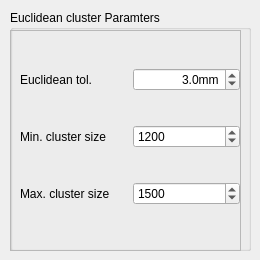
     <widget class="QWidget" name="page_4">
      <widget class="QGroupBox" name="groupBox_11">
       <property name="geometry">
        <rect>
         <x>10</x>
         <y>10</y>
         <width>241</width>
         <height>241</height>
        </rect>
       </property>
       <property name="title">
        <string>Euclidean cluster Paramters</string>
       </property>
       <widget class="QFrame" name="frame_4">
        <property name="geometry">
         <rect>
          <x>0</x>
          <y>20</y>
          <width>231</width>
          <height>221</height>
         </rect>
        </property>
        <property name="frameShape">
         <enum>QFrame::StyledPanel</enum>
        </property>
        <property name="frameShadow">
         <enum>QFrame::Raised</enum>
        </property>
        <widget class="QWidget" name="layoutWidget_21">
         <property name="geometry">
          <rect>
           <x>10</x>
           <y>10</y>
           <width>220</width>
           <height>194</height>
          </rect>
         </property>
         <layout class="QGridLayout" name="gridLayout_9">
          <item row="0" column="1">
           <widget class="QDoubleSpinBox" name="task_doubleSpinBox_segParam_EuclideanCluster_tolerance">
            <property name="minimumSize">
             <size>
              <width>100</width>
              <height>0</height>
             </size>
            </property>
            <property name="alignment">
             <set>Qt::AlignRight|Qt::AlignTrailing|Qt::AlignVCenter</set>
            </property>
            <property name="suffix">
             <string>mm</string>
            </property>
            <property name="decimals">
             <number>1</number>
            </property>
            <property name="maximum">
             <double>500.000000000000000</double>
            </property>
            <property name="singleStep">
             <double>1.000000000000000</double>
            </property>
            <property name="value">
             <double>3.000000000000000</double>
            </property>
           </widget>
          </item>
          <item row="0" column="0">
           <widget class="QLabel" name="labelTargetX_40">
            <property name="text">
             <string>Euclidean tol.</string>
            </property>
           </widget>
          </item>
          <item row="1" column="0">
           <widget class="QLabel" name="labelTargetX_41">
            <property name="text">
             <string>Min. cluster size</string>
            </property>
           </widget>
          </item>
          <item row="1" column="1">
           <widget class="QSpinBox" name="task_spinBox_segParam_EuclideanCluster_minClusterSize_2">
            <property name="maximum">
             <number>100000</number>
            </property>
            <property name="singleStep">
             <number>100</number>
            </property>
            <property name="value">
             <number>1200</number>
            </property>
           </widget>
          </item>
          <item row="2" column="1">
           <widget class="QSpinBox" name="task_spinBox_segParam_EuclideanCluster_maxClusterSize_2">
            <property name="maximum">
             <number>100000</number>
            </property>
            <property name="singleStep">
             <number>100</number>
            </property>
            <property name="value">
             <number>1500</number>
            </property>
           </widget>
          </item>
          <item row="2" column="0">
           <widget class="QLabel" name="labelTargetX_42">
            <property name="text">
             <string>Max. cluster size</string>
            </property>
           </widget>
          </item>
         </layout>
        </widget>
       </widget>
      </widget>
     </widget>
